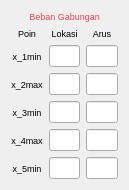
   <widget class="QWidget" name="layoutWidget_2">
    <property name="geometry">
     <rect>
      <x>170</x>
      <y>190</y>
      <width>129</width>
      <height>155</height>
     </rect>
    </property>
    <layout class="QGridLayout" name="gridLayout_5">
     <item row="0" column="0" colspan="3">
      <widget class="QLabel" name="label_5">
       <property name="font">
        <font>
         <pointsize>7</pointsize>
        </font>
       </property>
       <property name="styleSheet">
        <string notr="true">color: rgb(238, 65, 76)</string>
       </property>
       <property name="text">
        <string>Beban Gabungan</string>
       </property>
       <property name="alignment">
        <set>Qt::AlignCenter</set>
       </property>
      </widget>
     </item>
     <item row="1" column="0">
      <widget class="QLabel" name="poin_label_5">
       <property name="font">
        <font>
         <pointsize>7</pointsize>
        </font>
       </property>
       <property name="text">
        <string>Poin</string>
       </property>
       <property name="alignment">
        <set>Qt::AlignCenter</set>
       </property>
      </widget>
     </item>
     <item row="1" column="1">
      <widget class="QLabel" name="lokasi_label_5">
       <property name="font">
        <font>
         <pointsize>7</pointsize>
        </font>
       </property>
       <property name="text">
        <string>Lokasi</string>
       </property>
       <property name="alignment">
        <set>Qt::AlignCenter</set>
       </property>
      </widget>
     </item>
     <item row="1" column="2">
      <widget class="QLabel" name="arus_label_5">
       <property name="font">
        <font>
         <pointsize>7</pointsize>
        </font>
       </property>
       <property name="text">
        <string>Arus</string>
       </property>
       <property name="alignment">
        <set>Qt::AlignCenter</set>
       </property>
      </widget>
     </item>
     <item row="2" column="0">
      <widget class="QLabel" name="x_1min_label_5">
       <property name="font">
        <font>
         <pointsize>7</pointsize>
        </font>
       </property>
       <property name="text">
        <string>x_1min</string>
       </property>
       <property name="alignment">
        <set>Qt::AlignCenter</set>
       </property>
      </widget>
     </item>
     <item row="2" column="1">
      <widget class="QLineEdit" name="lokasi_g_1">
       <property name="font">
        <font>
         <pointsize>7</pointsize>
        </font>
       </property>
       <property name="text">
        <string/>
       </property>
      </widget>
     </item>
     <item row="2" column="2">
      <widget class="QLineEdit" name="arus_g_1">
       <property name="font">
        <font>
         <pointsize>7</pointsize>
        </font>
       </property>
       <property name="text">
        <string/>
       </property>
      </widget>
     </item>
     <item row="3" column="0">
      <widget class="QLabel" name="x_2max_label_5">
       <property name="font">
        <font>
         <pointsize>7</pointsize>
        </font>
       </property>
       <property name="text">
        <string>x_2max</string>
       </property>
       <property name="alignment">
        <set>Qt::AlignCenter</set>
       </property>
      </widget>
     </item>
     <item row="3" column="1">
      <widget class="QLineEdit" name="lokasi_g_2">
       <property name="font">
        <font>
         <pointsize>7</pointsize>
        </font>
       </property>
       <property name="text">
        <string/>
       </property>
      </widget>
     </item>
     <item row="3" column="2">
      <widget class="QLineEdit" name="arus_g_2">
       <property name="font">
        <font>
         <pointsize>7</pointsize>
        </font>
       </property>
       <property name="text">
        <string/>
       </property>
      </widget>
     </item>
     <item row="4" column="0">
      <widget class="QLabel" name="x_3min_label_5">
       <property name="font">
        <font>
         <pointsize>7</pointsize>
        </font>
       </property>
       <property name="text">
        <string>x_3min</string>
       </property>
       <property name="alignment">
        <set>Qt::AlignCenter</set>
       </property>
      </widget>
     </item>
     <item row="4" column="1">
      <widget class="QLineEdit" name="lokasi_g_3">
       <property name="font">
        <font>
         <pointsize>7</pointsize>
        </font>
       </property>
       <property name="text">
        <string/>
       </property>
      </widget>
     </item>
     <item row="4" column="2">
      <widget class="QLineEdit" name="arus_g_3">
       <property name="font">
        <font>
         <pointsize>7</pointsize>
        </font>
       </property>
       <property name="text">
        <string/>
       </property>
      </widget>
     </item>
     <item row="5" column="0">
      <widget class="QLabel" name="x_4max_label_5">
       <property name="font">
        <font>
         <pointsize>7</pointsize>
        </font>
       </property>
       <property name="text">
        <string>x_4max</string>
       </property>
       <property name="alignment">
        <set>Qt::AlignCenter</set>
       </property>
      </widget>
     </item>
     <item row="5" column="1">
      <widget class="QLineEdit" name="lokasi_g_4">
       <property name="font">
        <font>
         <pointsize>7</pointsize>
        </font>
       </property>
       <property name="text">
        <string/>
       </property>
      </widget>
     </item>
     <item row="5" column="2">
      <widget class="QLineEdit" name="arus_g_4">
       <property name="font">
        <font>
         <pointsize>7</pointsize>
        </font>
       </property>
       <property name="text">
        <string/>
       </property>
      </widget>
     </item>
     <item row="6" column="0">
      <widget class="QLabel" name="x_5min_label_5">
       <property name="font">
        <font>
         <pointsize>7</pointsize>
        </font>
       </property>
       <property name="text">
        <string>x_5min</string>
       </property>
       <property name="alignment">
        <set>Qt::AlignCenter</set>
       </property>
      </widget>
     </item>
     <item row="6" column="1">
      <widget class="QLineEdit" name="lokasi_g_5">
       <property name="font">
        <font>
         <pointsize>7</pointsize>
        </font>
       </property>
       <property name="text">
        <string/>
       </property>
      </widget>
     </item>
     <item row="6" column="2">
      <widget class="QLineEdit" name="arus_g_5">
       <property name="font">
        <font>
         <pointsize>7</pointsize>
        </font>
       </property>
       <property name="text">
        <string/>
       </property>
      </widget>
     </item>
    </layout>
   </widget>
